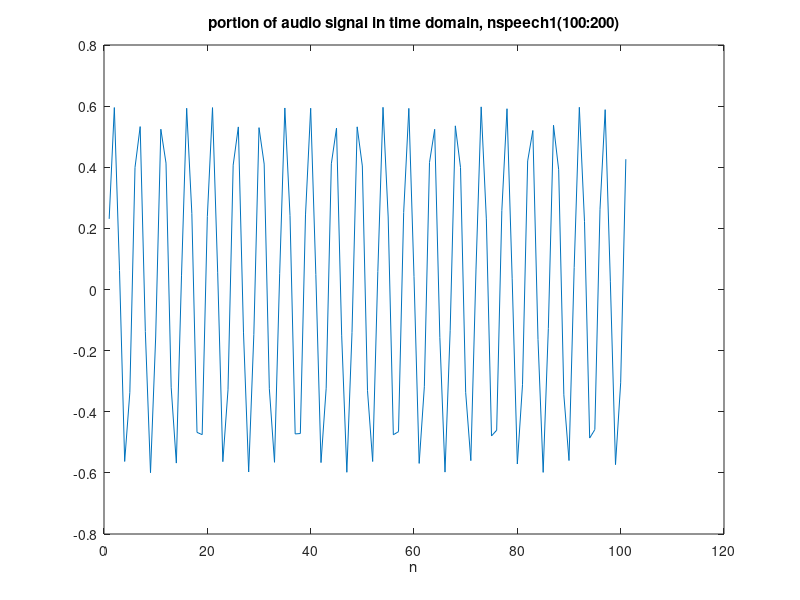

Here is the MATLAB script that generated this plot: (Note: this script raises an error after producing the figure.)
% load the sound into workspace
nspeech1_struct = load('nspeech1.mat');
nspeech1 = nspeech1_struct.nspeech1;

% sound(nspeech1);

% get window figure 2 and plot portion of the original audio signal
figure(2);
plot(nspeech1(100:200));
xlabel('n');
title('portion of audio signal in time domain, nspeech1(100:200)');

% do a 16384 length DTFT to the portion of original audio signal
M = 16384;
% M = 10240;
% M = 1024;
[nspeech1_X, nspeech1_w] = DTFT(nspeech1(100:1100), M);

% get window figure 3 and plot the DTFT of the audio signal
figure(3);
plot(nspeech1_w, abs(nspeech1_X));
xlabel('\omega (rad/sample)');
title('magnitude of the DTFT of the portion of the audio signal (100:1100), nspeech1 X, with M=16384');

% find the maximum value of the DTFT
% find the theta for the sinusoidal interference signal
nspeech1_mas_X = abs(nspeech1_X);
[nspeech1_Xmax, nspeech1_Imax] = max(abs(nspeech1_X));
nspeech1_theta = nspeech1_w(nspeech1_Imax);
% nspeech1_theta = -1.3254

%%%%%%%%%%%%%%%%%%%%%%%%%%
% Now do the filtering
% note that this function is leak of self paramters
% thus can only be run when the cutoff frequency theta
% is given
filtered_nspeech1 = FIRfilter(nspeech1, nspeech1_theta);
%%%%%%%%%%%%%%%%%%%%%%%%%%

% get window figure 4 and plot portion of the filtered signal
figure(4);
plot(filtered_nspeech1(100:200));
xlabel('n');
title('portion of filtered audio signal in time domain, filtered nspeech1(100:200)');

% do a 16384 length DTFT (with the same M) to the portion of filtered signal
[filtered_nspeech1_X, filtered_nspeech1_w] = DTFT(filtered_nspeech1(100:1100), M);

% get wimdow figure 5 and plot the DTFT of the portion of the filtered signal
figure(5);
plot(filtered_nspeech1_w, abs(filtered_nspeech1_X));
xlabel('\omega (rad/sample)');
title('magnitude of the DTFT of the portion of the filtered audio signal (100:1100), filtered nspeech1 X, with M=16384');

% sound(filtered_nspeech1);

% the audio is 'please get rid of this beep'

% the beep is much weaker and we can hear the voice
% the frequency of the beep decreases

% the filter we used is a bandstop filter
% because we get the frequency reponse zero when the
% frequency is +-1.3254 rad/sample, which is at the
% of the frequency response.

% from the other side, we can know this is a bandstop
% by the transfer function itself. zeros at middle point
% it is a type I filter and can be made to bandstop

% the filter get rid of the beep!
